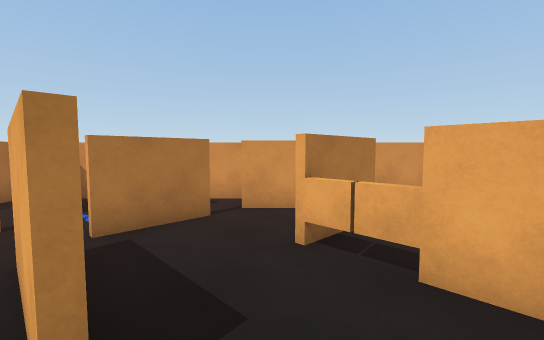
[1] (above)

16 first-person views from a walk through a 3-D level made in the Unity game engine. The camera is 1.5 m above the floor, tilts 4° down and sees 90° across. The floor is counted in squares, 1 m on a side. Each view is taken from the middle of a square. On the plan, view 1 faces up. The plan holds only what a view shows up to about 14 squares ahead; the rest is blank. Some animated figures are not drawn.

[2]
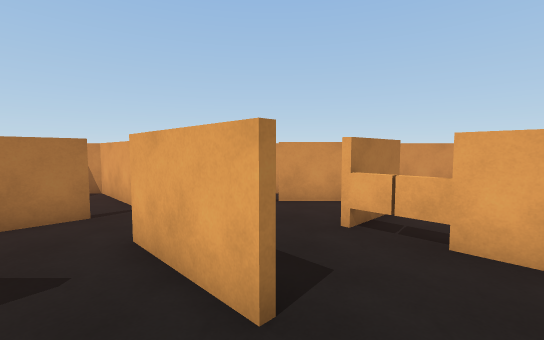

[3]
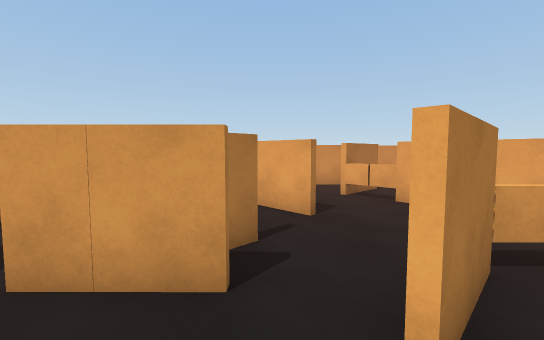

[4]
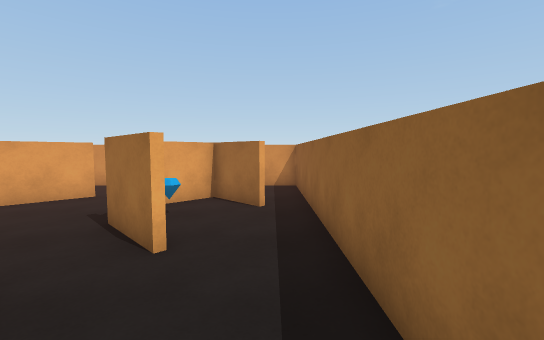

[5]
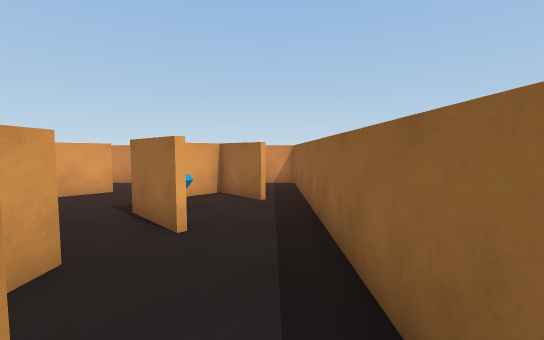

[6]
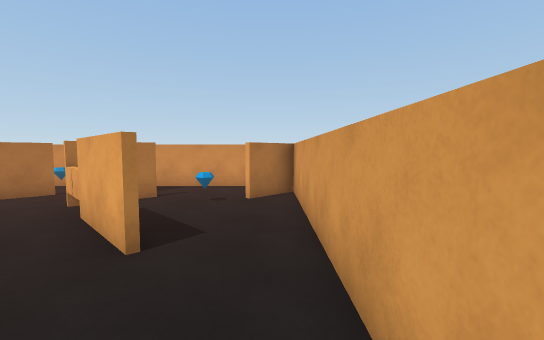

[7]
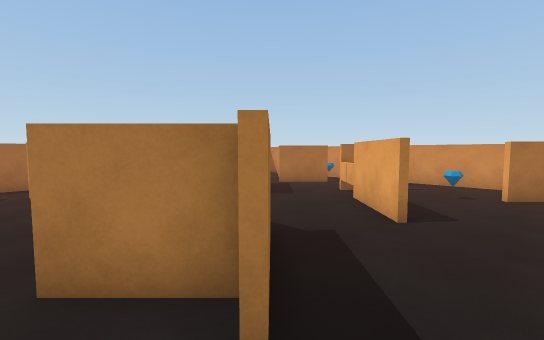

[8]
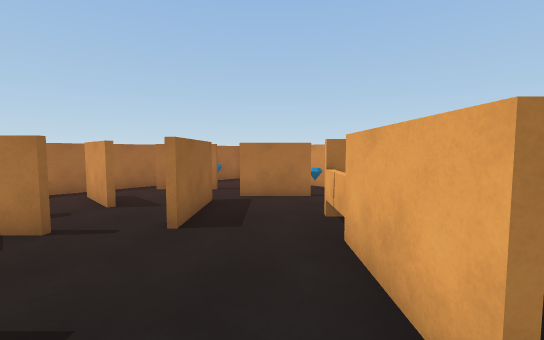

[9]
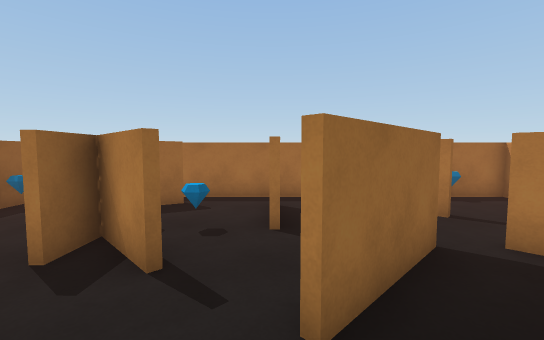

[10]
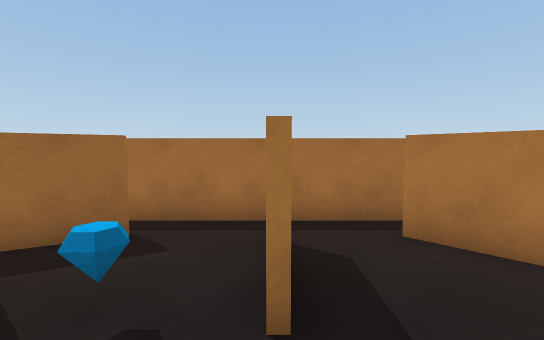

[11]
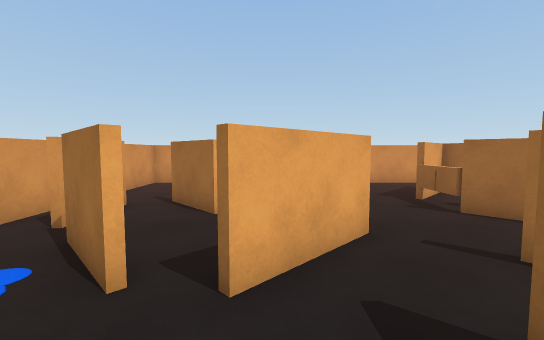

[12]
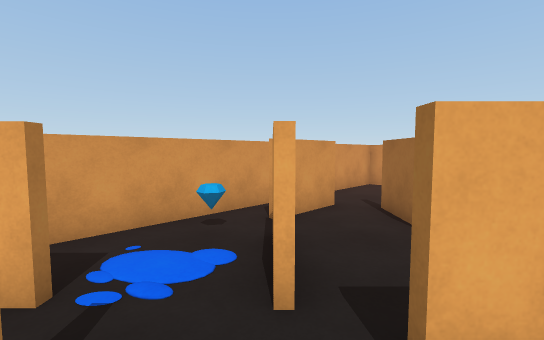

[13]
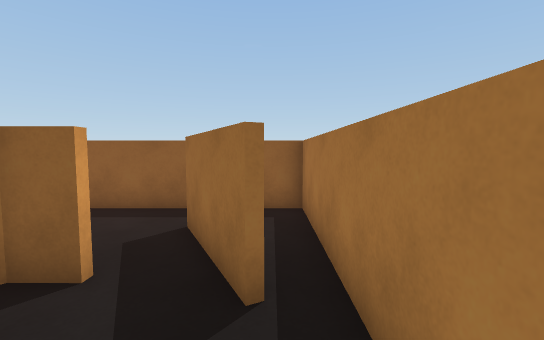

[14]
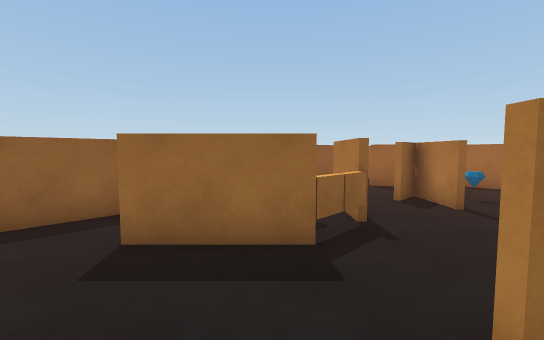

[15]
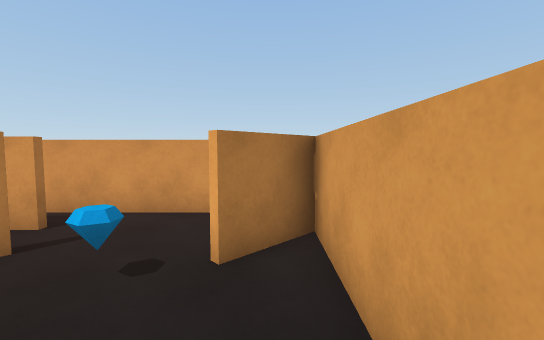

[16]
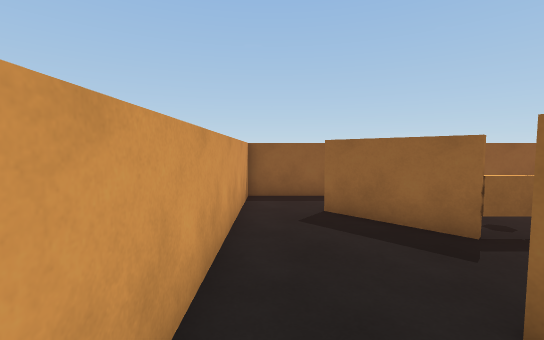

### Floor plan
Points are (right, up) in squares from view 1. A wall is a line through its corners. A room is listed if a view was taken in it or the views show most of it. See-through windows are left out.
Room 1 (views 1, 2, 9, 10, 11, 12)
walls: (-2.2, -0.5) (-3.7, -2) (-2.4, -2); (-1, 1.1) (-3.3, 3.4); (-4.1, 1) (-6.5, 1); (0.6, -1.8) (-0.2, -2.6); (-1.1, -3.3) (0.5, -1.7); (-4.9, -2) (-3.9, -2); (-5, 5) (-6.8, 3.2); (2.8, -4.1) (3.8, -3.1) (2.3, -1.7); (-7.8, 3.9) (-7.8, 2.4)
ways out: opening at (-2, -2) to room 2; gap at (-5, -2) to room 2; opening at (1.8, 1) to room 3; opening at (-5.5, 2) to room 4; opening at (-4, 3) to room 5; opening at (1.5, -2.5) to room 6; opening at (-5.5, -0.5) to room 8
objects: other object (-4, 0); other object (1, -2); other object (2, -2)
Room 2 (views 3, 4, 5)
walls: (-2.4, -2.2) (-4.9, -2.2); (-6.6, -6.1) (-1.6, -6.1); (-6.8, -1.5) (-5.3, -4.4)
ways out: opening at (-2, -2) to room 1; gap at (-5, -2) to room 1; opening at (-0.5, -4.5) to room 6; opening at (-6, -5) to room 7
Room 3 (views 6, 7, 8, 14, 15, 16)
walls: (3.9, 0.8) (1.6, 3.1); (2.3, 5.9) (0.7, 4.4); (0.4, 4.4) (2.1, 6); (1.6, 7.1) (0.6, 7.1); (2.6, -1.6) (4.7, -3.7); (6.8, 7.6) (6.8, 8.5) (-0.4, 8.5); (3.9, -3.3) (2.4, -4.8); (-1.4, 6.3) (-3.1, 4.6); (-3.2, 3.6) (-0.9, 1.3); (2.6, -6.1) (6.8, -6.1) (6.8, 7) (5.2, 5.4)
ways out: opening at (1.8, 1) to room 1; opening at (-2.5, 4) to room 5; opening at (-0.5, 5) to room 5; opening at (0.5, 8) to room 5; opening at (1, 6) to room 5
objects: other object (1, 4); other object (4, 5)
Room 4 (view 13)
walls: (-7.8, 2.4) (-7.8, 0.4)
ways out: opening at (-5.5, 2) to room 1; opening at (-7, 1) to room 8
Room 5 (no view inside)
walls: (-3.3, 4.7) (-1.5, 6.5); (-0.4, 8.5) (-6.1, 8.5); (0.6, 7.1) (-0.9, 7.1)
ways out: opening at (-4, 3) to room 1; opening at (-2.5, 4) to room 3; opening at (-0.5, 5) to room 3; opening at (0.5, 8) to room 3; opening at (1, 6) to room 3
objects: other object (-2, 7)
Room 6 (no view inside)
walls: (-0.2, -2.6) (-1, -3.4); (2.2, -4.7) (2.8, -4.1); (-1.6, -6.1) (2.6, -6.1)
ways out: opening at (1.5, -2.5) to room 1; opening at (-0.5, -4.5) to room 2
Room 7 (no view inside)
walls: (-7.8, -2.1) (-7.8, -6.1) (-6.6, -6.1)
ways out: opening at (-6, -5) to room 2; gap at (-7, -2) to room 8
Room 8 (no view inside)
walls: (-7.8, 0.4) (-7.8, -2.1)
ways out: opening at (-5.5, -0.5) to room 1; opening at (-7, 1) to room 4; gap at (-7, -2) to room 7

Positions as (right, up) in squares from view 1, and headings:
1: (0, 0), facing up
2: (-1, -1), facing up
3: (-2, -5), facing up
4: (-5, -5), facing right
5: (-6, -5), facing right
6: (6, -3), facing up
7: (6, -5), facing up-left
8: (4, -1), facing up-left
9: (1, 1), facing left
10: (-2, 1), facing left
11: (-6, 3), facing right
12: (-5, 3), facing up-right
13: (-7, 1), facing down
14: (6, 1), facing down-left
15: (6, 2), facing up
16: (6, 3), facing down
